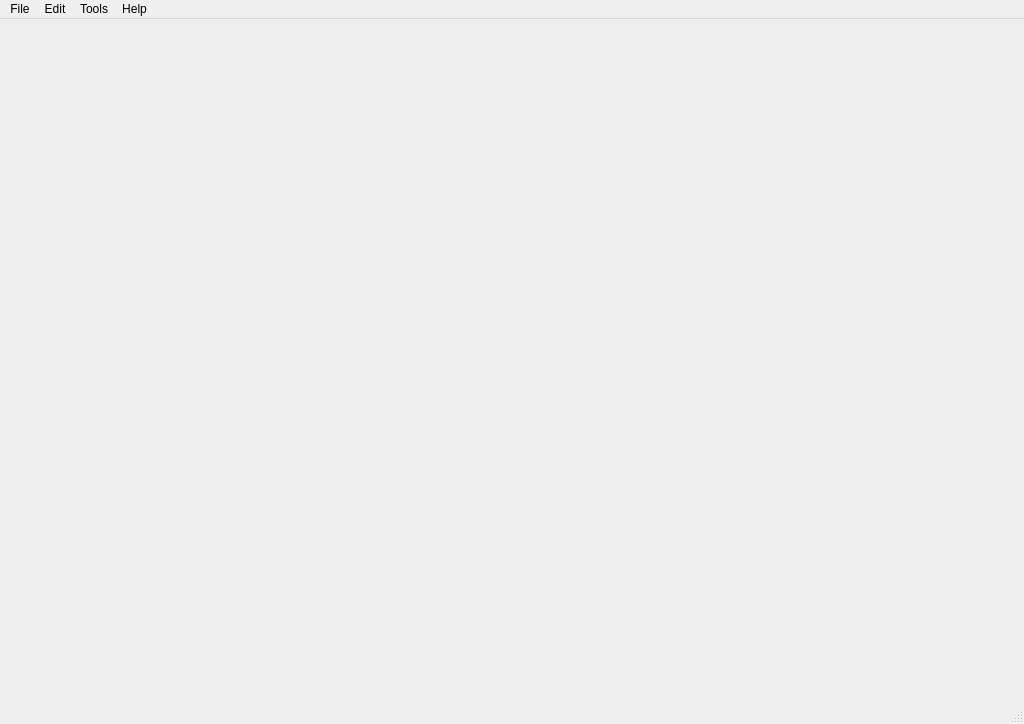
<?xml version="1.0" encoding="UTF-8"?>
<ui version="4.0">
 <class>MainWindowMenu</class>
 <widget class="QMainWindow" name="MainWindowMenu">
  <property name="geometry">
   <rect>
    <x>0</x>
    <y>0</y>
    <width>1024</width>
    <height>724</height>
   </rect>
  </property>
  <property name="windowTitle">
   <string>MainWindow</string>
  </property>
  <widget class="QWidget" name="centralwidgetMenu"/>
  <widget class="QMenuBar" name="menubar">
   <property name="geometry">
    <rect>
     <x>0</x>
     <y>0</y>
     <width>1024</width>
     <height>21</height>
    </rect>
   </property>
   <widget class="QMenu" name="menuFile">
    <property name="title">
     <string>File</string>
    </property>
    <addaction name="actionOpen_File"/>
    <addaction name="separator"/>
    <addaction name="actionPrint"/>
    <addaction name="actionExit"/>
   </widget>
   <widget class="QMenu" name="menuEdit">
    <property name="title">
     <string>Edit</string>
    </property>
    <addaction name="actionUndo"/>
    <addaction name="actionRedo"/>
    <addaction name="separator"/>
    <addaction name="actionCut"/>
    <addaction name="actionCopy"/>
    <addaction name="actionPaste"/>
    <addaction name="actionDelete"/>
    <addaction name="actionSelect_All"/>
   </widget>
   <widget class="QMenu" name="menuTools">
    <property name="title">
     <string>Tools</string>
    </property>
    <addaction name="separator"/>
    <addaction name="actionConfigure"/>
    <addaction name="separator"/>
   </widget>
   <widget class="QMenu" name="menuHelp">
    <property name="title">
     <string>Help</string>
    </property>
    <addaction name="actionAbout"/>
   </widget>
   <addaction name="menuFile"/>
   <addaction name="menuEdit"/>
   <addaction name="menuTools"/>
   <addaction name="menuHelp"/>
  </widget>
  <widget class="QStatusBar" name="statusbar"/>
  <action name="actionSave">
   <property name="text">
    <string>Save</string>
   </property>
   <property name="toolTip">
    <string>Save</string>
   </property>
   <property name="shortcut">
    <string>Ctrl+S</string>
   </property>
  </action>
  <action name="actionSummary">
   <property name="text">
    <string>Summary Screen</string>
   </property>
  </action>
  <action name="actionUndo">
   <property name="enabled">
    <bool>false</bool>
   </property>
   <property name="text">
    <string>Undo</string>
   </property>
   <property name="shortcut">
    <string>Ctrl+Z</string>
   </property>
  </action>
  <action name="actionRedo">
   <property name="enabled">
    <bool>false</bool>
   </property>
   <property name="text">
    <string>Redo</string>
   </property>
   <property name="shortcut">
    <string>Ctrl+Y</string>
   </property>
  </action>
  <action name="actionCut">
   <property name="enabled">
    <bool>false</bool>
   </property>
   <property name="text">
    <string>Cut</string>
   </property>
   <property name="shortcut">
    <string>Ctrl+X</string>
   </property>
  </action>
  <action name="actionCopy">
   <property name="enabled">
    <bool>false</bool>
   </property>
   <property name="text">
    <string>Copy</string>
   </property>
   <property name="shortcut">
    <string>Ctrl+C</string>
   </property>
  </action>
  <action name="actionPaste">
   <property name="enabled">
    <bool>false</bool>
   </property>
   <property name="text">
    <string>Paste</string>
   </property>
   <property name="shortcut">
    <string>Ctrl+V</string>
   </property>
  </action>
  <action name="actionDelete">
   <property name="enabled">
    <bool>false</bool>
   </property>
   <property name="text">
    <string>Delete</string>
   </property>
  </action>
  <action name="actionSelect_All">
   <property name="enabled">
    <bool>false</bool>
   </property>
   <property name="text">
    <string>Select All</string>
   </property>
   <property name="shortcut">
    <string>Ctrl+A</string>
   </property>
  </action>
  <action name="actionPrint">
   <property name="text">
    <string>Print...</string>
   </property>
   <property name="shortcut">
    <string>Ctrl+P</string>
   </property>
  </action>
  <action name="actionExit">
   <property name="text">
    <string>Exit</string>
   </property>
  </action>
  <action name="actionEditUsers">
   <property name="text">
    <string>Users</string>
   </property>
  </action>
  <action name="actionSelectAwards">
   <property name="text">
    <string>Awards</string>
   </property>
  </action>
  <action name="actionPeriods">
   <property name="text">
    <string>Periods</string>
   </property>
  </action>
  <action name="actionAbout">
   <property name="text">
    <string>About...</string>
   </property>
  </action>
  <action name="actionTracking">
   <property name="text">
    <string>Judge Tracking</string>
   </property>
  </action>
  <action name="actionMakePitMap">
   <property name="text">
    <string>Make Pit Map</string>
   </property>
  </action>
  <action name="actionEvents">
   <property name="text">
    <string>Events</string>
   </property>
  </action>
  <action name="actionPit_map">
   <property name="text">
    <string>Pit map</string>
   </property>
  </action>
  <action name="actionConfigure">
   <property name="text">
    <string>Configure</string>
   </property>
  </action>
  <action name="actionJudgeGroups">
   <property name="text">
    <string>Judge Groups</string>
   </property>
  </action>
  <action name="actionInspections">
   <property name="text">
    <string>Inspections</string>
   </property>
  </action>
  <action name="actionAssignTasks">
   <property name="text">
    <string>Assigned tasks</string>
   </property>
  </action>
  <action name="actionUserGroups">
   <property name="text">
    <string>Channels</string>
   </property>
  </action>
  <action name="actionTouchToTalk">
   <property name="text">
    <string>Messages</string>
   </property>
  </action>
  <action name="actionImport_user_list">
   <property name="text">
    <string>Import User List</string>
   </property>
  </action>
  <action name="actionImport_match_schedule">
   <property name="text">
    <string>Import Match Schedule</string>
   </property>
  </action>
  <action name="actionTeams">
   <property name="text">
    <string>Teams</string>
   </property>
  </action>
  <action name="actionUpload_State">
   <property name="text">
    <string>Upload State</string>
   </property>
  </action>
  <action name="actionMake_fake_match_schedule">
   <property name="text">
    <string>Make fake match schedule</string>
   </property>
  </action>
  <action name="actionExport_Match_Notes">
   <property name="text">
    <string>Export Match Notes</string>
   </property>
  </action>
  <action name="actionCreateNotificationFor_event">
   <property name="text">
    <string>Publish Notification</string>
   </property>
  </action>
  <action name="actionMake_SSL_keys">
   <property name="text">
    <string>Make SSL keys</string>
   </property>
  </action>
  <action name="actionQR_File">
   <property name="text">
    <string>Tablet Setup QR</string>
   </property>
  </action>
  <action name="actionDownload_Updates">
   <property name="text">
    <string>Download Updates</string>
   </property>
  </action>
  <action name="actionErase_match_schedule">
   <property name="text">
    <string>Erase match schedule</string>
   </property>
  </action>
  <action name="actionDeliberation">
   <property name="text">
    <string>Deliberation</string>
   </property>
  </action>
  <action name="actionQR_WebPage">
   <property name="text">
    <string>Web Page QR</string>
   </property>
  </action>
  <action name="actionExport_Inspections">
   <property name="text">
    <string>Export Pit Checklist</string>
   </property>
  </action>
  <action name="actionImport_from_USB">
   <property name="text">
    <string>Import from Android</string>
   </property>
  </action>
  <action name="actionImport_event">
   <property name="text">
    <string>Import Teams for Event</string>
   </property>
  </action>
  <action name="actionImport_new_teams">
   <property name="text">
    <string>Import New Teams</string>
   </property>
  </action>
  <action name="actionExport_to_USB">
   <property name="text">
    <string>Export State to Android</string>
   </property>
  </action>
  <action name="actionExport_Inspection_Log">
   <property name="text">
    <string>Export Inspection Log</string>
   </property>
  </action>
  <action name="actionTeam_Scores">
   <property name="text">
    <string>Team Scores</string>
   </property>
  </action>
  <action name="actionExport_Team_Notes">
   <property name="text">
    <string>Export Team Notes</string>
   </property>
  </action>
  <action name="actionOpen_File">
   <property name="text">
    <string>Open File...</string>
   </property>
  </action>
 </widget>
 <resources/>
 <connections/>
</ui>
